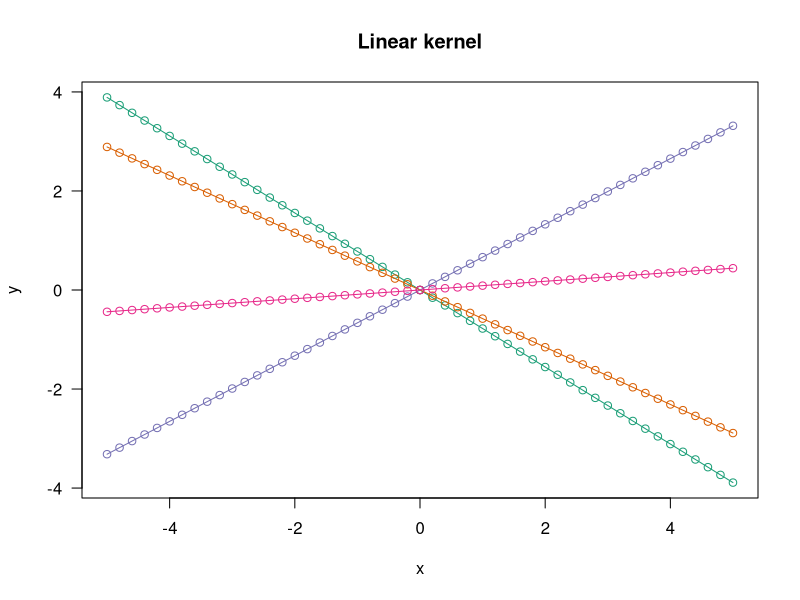
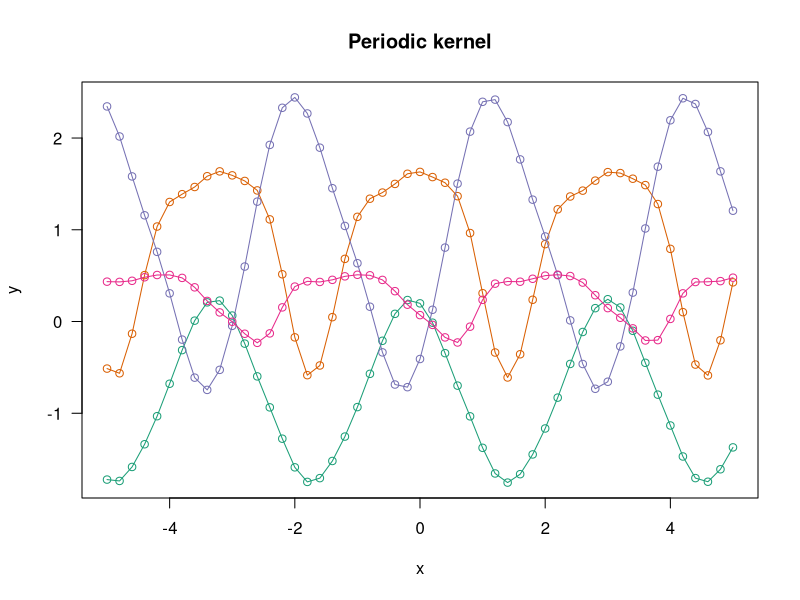
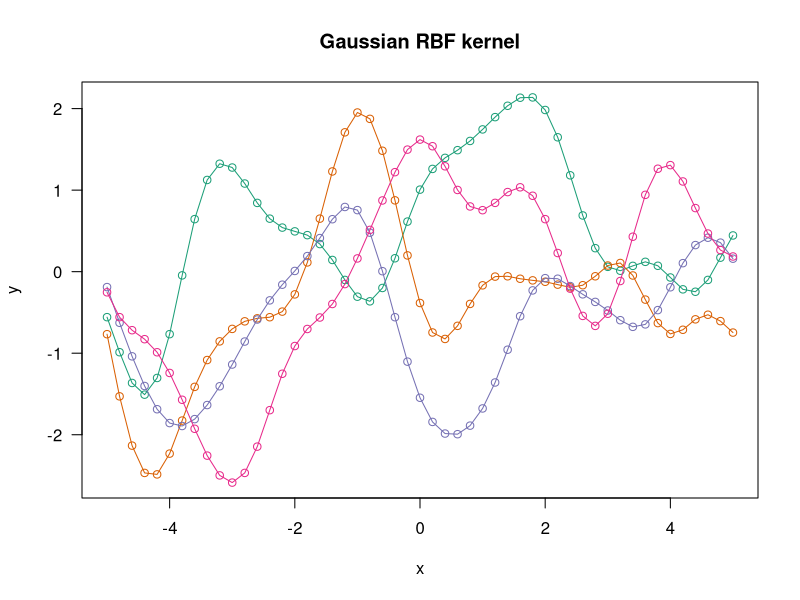
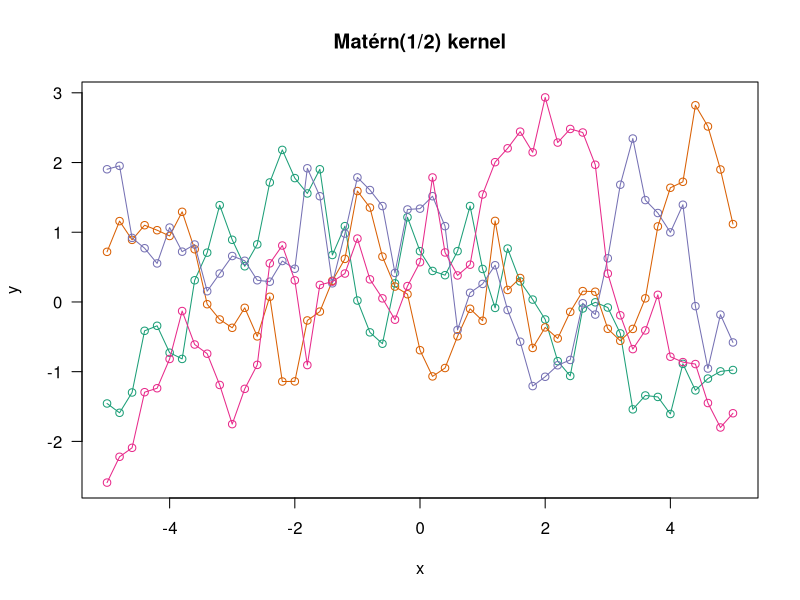
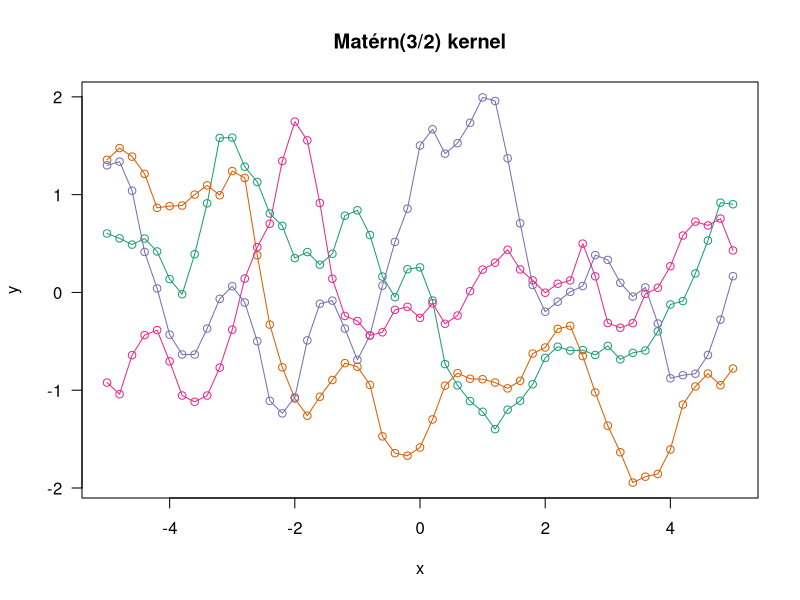
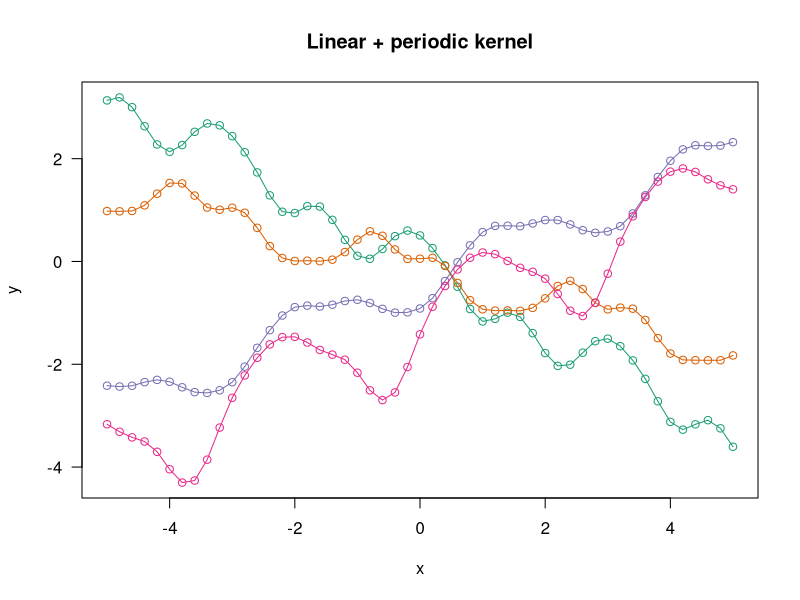
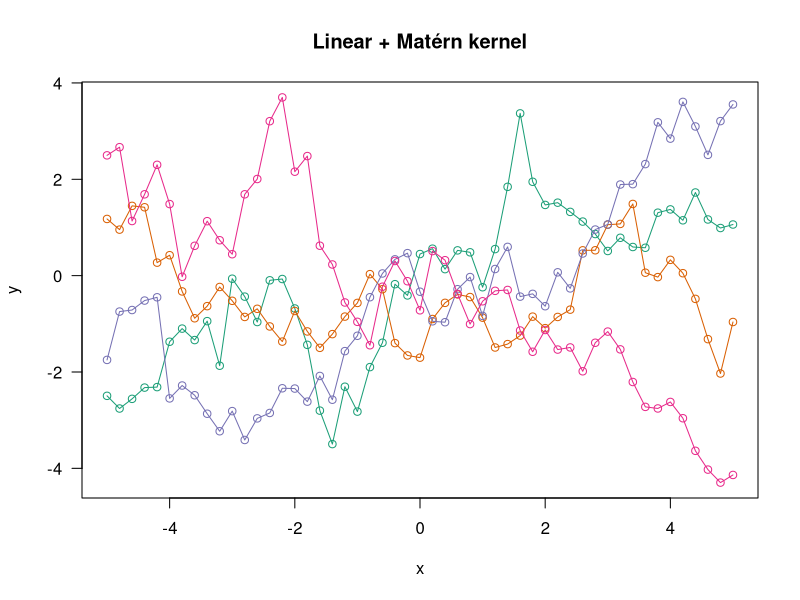
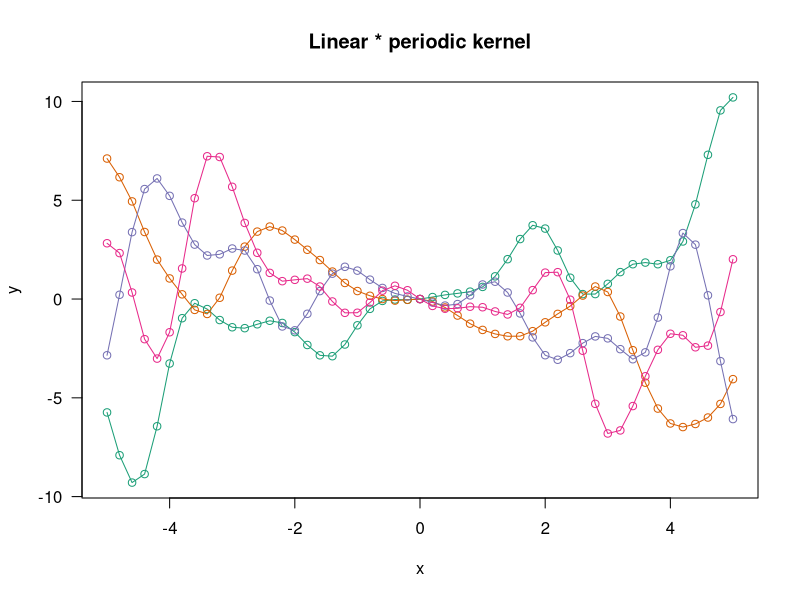

Write the R code that produced these figures, in order.
## ---- chunk 1
# Random seed
set.seed(2026-07-07)

# Plotting function
plot_gpr <- function(x, K, n = 4, main = "") {
  cols <- RColorBrewer::brewer.pal(n, "Dark2")
  Y <- MASS::mvrnorm(n = n, mu = rep(0, length(x)), Sigma = K)
  plot(x = x, y = Y[1, ], ylim = range(Y), type = "n", las = 1,
     xlab = "x", ylab = "y", main = main)
  for (i in seq_len(n)) {
    points(x = x, y = Y[i, ], type = "o", col = cols[i])
  }
}

# Predictor data and distances between them
x <- seq(-5, 5, by = 0.2)
D <- outer(x, x, "-") |> abs()

# Linear kernel
K_linear <- outer(x, x, "*")
plot_gpr(x, K_linear, main = "Linear kernel")

# Periodic kernel - note that the period is the same for all curves
K_periodic <- exp(-sin(D)^2)
plot_gpr(x, K_periodic, main = "Periodic kernel")

# RBF kernel
K_rbf <- exp(-D^2)
plot_gpr(x, K_rbf, main = "Gaussian RBF kernel")

# Matérn 1/2 kernel
K_matern12 <- exp(-D)
plot_gpr(x, K_matern12, main = "Matérn(1/2) kernel")

# Matérn 3/2 kernel
K_matern32 <- (1 + sqrt(3) * D) * exp(-sqrt(3)*D)
plot_gpr(x, K_matern32, main = "Matérn(3/2) kernel")
## ---- chunk 2
# Conical combinations
plot_gpr(x, 0.5*K_linear + K_periodic, main = "Linear + periodic kernel")
plot_gpr(x, 0.3*K_linear + 1.2*K_matern12, main = "Linear + Matérn kernel")

# Pointwise multiplication
plot_gpr(x, K_linear * K_periodic, main = "Linear * periodic kernel")
plot_gpr(x, K_linear * K_matern12, main = "Linear * Matérn kernel")
## ---- chunk 3
#| fig-cap: "These two bivariate distributions have the same marginals."
#| fig-height: 3.5
#| fig-width: 6.8
par(mfrow = c(1, 2))
n <- 200
x <- rnorm(n)
y <- rnorm(n)
plot(x, y, asp = 1)
plot(sort(x), sort(y), asp = 1, xlab = "x", ylab = "y")
par(mfrow = c(1, 1))
